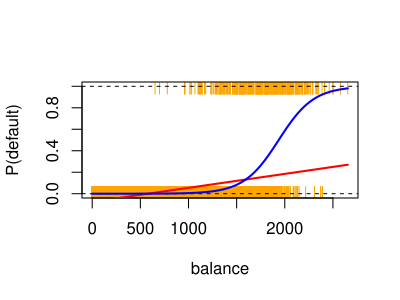

The R source for this figure:
# 3.2 Logistic Regression - Introductory Plots

library(ISLR)
data("Default")
attach(Default)

# turn Yes/No into 1/0
default.bin <- rep(0, length(default))
default.bin[default == "Yes"] <- 1

# linear and logistic models
lm.fit <- lm(default.bin ~ balance)
log.fit <- glm(default.bin ~ balance, family = "binomial")

# plot on same axes
plot(balance, default.bin, pch = "|", col="orange", ylab = "P(default)")
abline(h = c(0, 1), lty="dashed")
o <- order(balance) # to make the lines join the points together nicely
lines(balance[o], lm.fit$fitted.values[o], pch=".", lwd=2, col="red")
lines(balance[o], log.fit$fitted.values[o], pch=".", lwd=2, col="blue")
